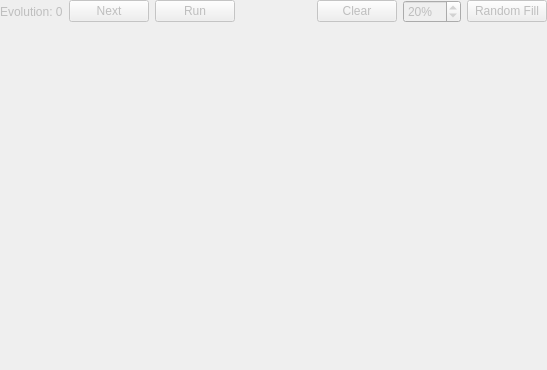
<?xml version="1.0" encoding="UTF-8"?>
<ui version="4.0">
 <class>GameWidget</class>
 <widget class="QWidget" name="GameWidget">
  <property name="enabled">
   <bool>false</bool>
  </property>
  <property name="geometry">
   <rect>
    <x>0</x>
    <y>0</y>
    <width>547</width>
    <height>370</height>
   </rect>
  </property>
  <property name="windowTitle">
   <string>Form</string>
  </property>
  <layout class="QGridLayout" name="gridLayout">
   <property name="leftMargin">
    <number>0</number>
   </property>
   <property name="topMargin">
    <number>0</number>
   </property>
   <property name="rightMargin">
    <number>0</number>
   </property>
   <property name="bottomMargin">
    <number>0</number>
   </property>
   <item row="0" column="0">
    <layout class="QVBoxLayout" name="verticalLayout" stretch="0,1">
     <item>
      <layout class="QHBoxLayout" name="horizontalLayout">
       <item>
        <widget class="QLabel" name="currentEvolutionLabel">
         <property name="text">
          <string>Evolution: 0</string>
         </property>
        </widget>
       </item>
       <item>
        <widget class="QPushButton" name="nextEvolutionButton">
         <property name="text">
          <string>Next</string>
         </property>
        </widget>
       </item>
       <item>
        <widget class="QPushButton" name="autoEvolveButton">
         <property name="text">
          <string>Run</string>
         </property>
        </widget>
       </item>
       <item>
        <spacer name="horizontalSpacer">
         <property name="orientation">
          <enum>Qt::Horizontal</enum>
         </property>
         <property name="sizeHint" stdset="0">
          <size>
           <width>40</width>
           <height>20</height>
          </size>
         </property>
        </spacer>
       </item>
       <item>
        <widget class="QPushButton" name="clearButton">
         <property name="text">
          <string>Clear</string>
         </property>
        </widget>
       </item>
       <item>
        <widget class="QSpinBox" name="fillSpin">
         <property name="suffix">
          <string>%</string>
         </property>
         <property name="minimum">
          <number>1</number>
         </property>
         <property name="maximum">
          <number>100</number>
         </property>
         <property name="value">
          <number>20</number>
         </property>
        </widget>
       </item>
       <item>
        <widget class="QPushButton" name="randomFillButton">
         <property name="text">
          <string>Random Fill</string>
         </property>
        </widget>
       </item>
      </layout>
     </item>
     <item>
      <widget class="QWidget" name="widget" native="true"/>
     </item>
    </layout>
   </item>
  </layout>
 </widget>
 <resources/>
 <connections/>
</ui>
